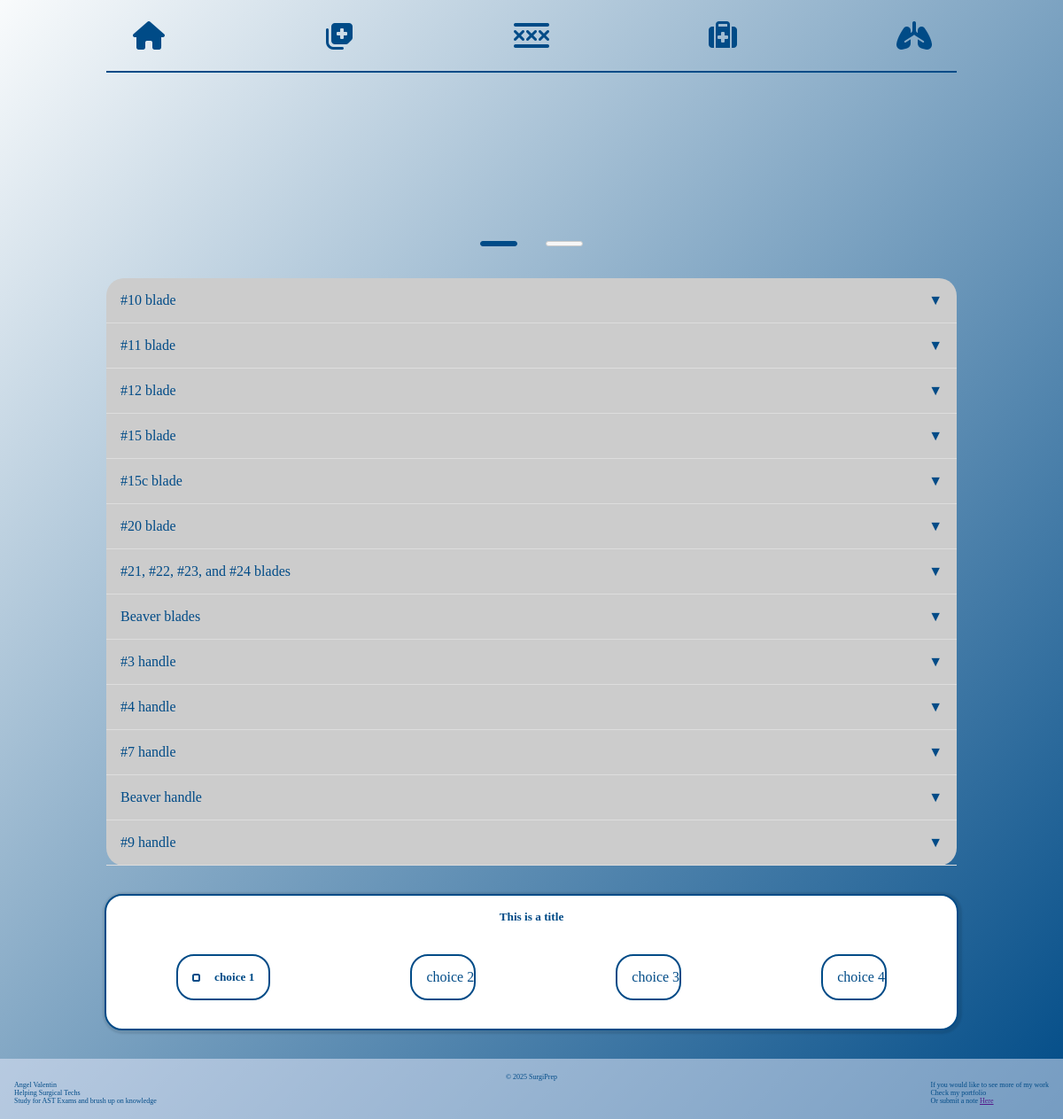
/instruments/scalpels-and-blade-handles/, run on the app's committed database.
### instruments/models.py (models this page shows, shortened)
class Instrument(models.Model):
    name = models.CharField(max_length=100)
    instrument_type = models.ForeignKey(InstrumentType, on_delete=models.CASCADE, blank=True, null=True)
    specialties = models.ManyToManyField(Specialty, related_name='instruments')
    image = models.ImageField(upload_to='instrument_images/', blank=True, null=True)
    model_embed_code1 = models.TextField(blank=True, null=True)
    model_embed_code2 = models.TextField(blank=True, null=True)
    model_embed_code3 = models.TextField(blank=True, null=True)
    def get_embed_codes(self):
        return [code for code in [self.model_embed_code1, self.model_embed_code2, self.model_embed_code3] if code]

class Instrument_NameAndDescription(models.Model):
    instrumentType = models.ForeignKey(InstrumentType, on_delete=models.CASCADE)
    specificInstrument = models.CharField(max_length=100)
    description = models.TextField(blank=False)

### instruments/views.py (the view)
# urls.py: path('<slug:slug>/', views.instrument_main_view, name='instrument_main'),
def instrument_main_view(request, slug):
    InstrumentTypes = get_object_or_404(InstrumentType, slug=slug)
    instruments = Instrument.objects.filter(instrument_type__slug=slug)
    name_and_descriptions = Instrument_NameAndDescription.objects.filter(instrumentType=InstrumentTypes)
    return render(request, 'pages/instruments/instrument-main.html', {
        'InstrumentTypes': InstrumentTypes,
        'instruments': instruments,
        'name_and_descriptions': name_and_descriptions
        })

### templates/pages/instruments/instrument-main.html (shortened to what this page needs)
{% extends 'base.html' %}
{% load static %}
{% block css %}
<link rel="stylesheet" href="{% static 'css/instruments/instrument-main.css' %}">
{% endblock %}
{% block content %}
<h1 class="specialty-name">{{ specialty.name }}</h1>
<div class="instrument-main">
    <div class="carousel">
        {% for instrument in instruments %}
            {% with embed_codes=instrument.get_embed_codes %}
            <div class="slides">
                {% for code in embed_codes %}
                <div class="slide" id="s{{ forloop.counter }}">
                    {{ code|safe }}
                </div>
                {% endfor %}
            </div>
        <div class="navigation">
                {% for code in embed_codes %}
                    <label for="slide{{forloop.counter}}"></label>
                {% endfor %}
        </div>
            {% endwith %}
        {% endfor %}
    </div>
    <div class="Instrument_description">
        <div class="accordion">
        {% for item in name_and_descriptions %}
            <div class="accordion-item">
              <div class="accordion-header">
                <span>{{ item.specificInstrument }}</span>
                <span class="accordion-icon">▼</span>
              </div>
            </div>
        {% endfor %}
        </div>
    </div>
    <div class="question_container">
        <form action="" method="post">
            <h5>This is a title</h5>
            <br>
            <ul class="choice_container">
                <li><span class="dot"></span><h5>choice 1</h5></li>
                <li>choice 2</li>
                <li>choice 3</li>
                <li>choice 4</li>
            </ul>
        </form>
    </div>
</div>
{% endblock %}

### static/css/base.css (style rules this page uses)
* { margin: 0; padding: 0; }
:root { --primary-blue: #0078D4; --blue-light: #CDE8FB; --blue-bg: #f9fbfc; --blue-mid: #90CDF4; --text-dark: #1A1A1A; --navy: #004B87; --white: #FFFFFF; --blue-green: #e6f7f7; --font-main: 'Inter', sans-serif; }
body { background: linear-gradient(to bottom right, #f9fbfc, var(--navy)); color: var(--navy); overscroll-behavior: none; }

### static/css/instruments/instrument-main.css (style rules this page uses)
.instrument-main { width: 100vw; height: fit-content; display: flex; flex-direction: column; align-items: center; }
.specialty-name { width: 80%; text-align: center; margin: 0 auto 2rem auto; border-bottom: 2px solid var(--navy); }
.carousel { width: 600px; height: 200px; }
.slides { position: relative; height: 150px; width: 100%; }
.slide { display: none; position: absolute; width: 100%; height: 100%; }
.slide iframe { width: 100%; height: 100%; }
#slide1:checked ~ .slides #s1, #slide2:checked ~ .slides #s2, #slide3:checked ~ .slides #s3 { display: block; }
.navigation { display: flex; justify-content: center; gap: 2rem; margin-top: 0.5rem; }
.navigation label { padding: 2px 20px; border: 1px solid #ccc; background-color: #f7f7f7; cursor: pointer; border-radius: 4px; transition: background-color 0.3s; }
#slide1:checked ~ .navigation label[for="slide1"], #slide2:checked ~ .navigation label[for="slide2"], #slide3:checked ~ .navigation label[for="slide3"] { background-color: var(--navy); border-color: var(--navy); }
.Instrument_description { width: 80%; background-color: #ccc; border-radius: 20px; }
.accordion { width: 100%; }
.accordion-header { display: flex; justify-content: space-between; padding: 1rem; }
.accordion-item { border-bottom: 1px solid #ddd; }
.question_container { width: 80%; background-color: white; margin: 2rem 0; border-radius: 20px; border: 2px solid var(--navy); box-shadow: 1px 1px 2px 3px rgba(0, 0, 0, 0.1); }
.choice_container { display: flex; justify-content: space-around; margin-bottom: 2rem; }
form h5 { text-align: center; padding: 1rem; }
.choice_container li { list-style: none; border: 2px solid var(--navy); border-radius: 20px; display: flex; justify-content: center; align-items: center; padding-left: 1rem; }
.dot { width: 5px; height: 5px; border: 2px solid var(--navy); border-radius: 29%; }

### static/css/mediaQueries.css (style rules this page uses)
@media (min-width: 601px) and (max-width: 1200px) { html { font-size: 16px; } }

### data on the page
Instrument_NameAndDescription: specificInstrument "#10 blade"
Instrument_NameAndDescription: specificInstrument "#11 blade"
Instrument_NameAndDescription: specificInstrument "#12 blade"
Instrument_NameAndDescription: specificInstrument "#15 blade"
Instrument_NameAndDescription: specificInstrument "#15c blade"
Instrument_NameAndDescription: specificInstrument "#20 blade"
Instrument_NameAndDescription: specificInstrument "#21, #22, #23, and #24 blades"
Instrument_NameAndDescription: specificInstrument "Beaver blades"
Instrument_NameAndDescription: specificInstrument "#3 handle"
Instrument_NameAndDescription: specificInstrument "#4 handle"
Instrument_NameAndDescription: specificInstrument "#7 handle"
Instrument_NameAndDescription: specificInstrument "Beaver handle"
Instrument_NameAndDescription: specificInstrument "#9 handle"
